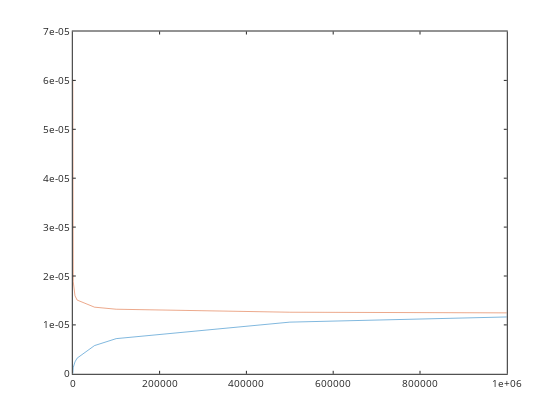

The notebook cell this image was saved under:
### Code cell
H=10.^-pHphreeqc;
H2CO3mod =(10^-3.5)*(10^-1.5);
HCO3mod = (H2CO3mod*(10^-6.3))./H;
CO3mod = (HCO3mod*(10^-10.3))./H;
CTmod=H2CO3mod+HCO3mod+CO3mod

plot(time,CT,time,CTmod)

SI_CO2=CTmod./CT
rate = (SI_CO2)-1

### Figure 1 — Plotly figure (JSON) as saved in the notebook; plotly's stock layout.template omitted (floating-point values rounded to 4 significant figures)
{"data": [{"line": {"color": "rgb(0,113,188)", "dash": "solid", "width": 0.5}, "marker": {"color": "rgb(0,113,188)", "line": {"color": "rgb(0,113,188)"}, "size": 6, "symbol": "none"}, "mode": "lines", "name": "", "showlegend": false, "type": "scatter", "visibility": true, "x": [0, 500, 1000, 5000, 10000, 50000, 100000, 500000, 1000000], "xaxis": "x", "y": [3.07e-100, 9.502e-07, 1.265e-06, 2.436e-06, 3.203e-06, 5.77e-06, 7.191e-06, 1.056e-05, 1.162e-05], "yaxis": "y"}, {"line": {"color": "rgb(216,82,24)", "dash": "solid", "width": 0.5}, "marker": {"color": "rgb(216,82,24)", "line": {"color": "rgb(216,82,24)"}, "size": 6, "symbol": "none"}, "mode": "lines", "name": "", "showlegend": false, "type": "scatter", "visibility": true, "x": [0, 500, 1000, 5000, 10000, 50000, 100000, 500000, 1000000], "xaxis": "x", "y": [6.014e-05, 2.054e-05, 1.884e-05, 1.596e-05, 1.508e-05, 1.363e-05, 1.32e-05, 1.259e-05, 1.246e-05], "yaxis": "y"}], "layout": {"height": 420, "hovermode": "closest", "margin": {"b": 0, "l": 0, "r": 0, "t": 0}, "plot_bgcolor": "rgba(0, 0, 0, 0)", "showlegend": false, "width": 560, "xaxis": {"anchor": "y", "autorange": false, "domain": [0.13, 0.905], "exponentformat": "none", "gridcolor": "rgba(38,38,38,0.15)", "gridwidth": 1, "linecolor": "rgb(38,38,38)", "linewidth": 1, "mirror": "ticks", "range": [0, 1000000], "showgrid": false, "showline": true, "side": "bottom", "spikedash": "solid", "spikemode": "across", "spikesides": false, "spikethickness": 1, "tickangle": 0, "tickcolor": "rgb(38,38,38)", "tickfont": {"color": "rgb(38,38,38)", "size": 10}, "ticklen": 3, "ticks": "inside", "ticktext": ["0", "200000", "400000", "600000", "800000", "1e+06"], "tickvals": [0, 200000, 400000, 600000, 800000, 1000000], "title": {"font": {"color": "rgb(0, 0, 0)", "size": 11}, "text": ""}, "type": "linear", "visible": true, "zeroline": false}, "yaxis": {"anchor": "x", "autorange": false, "domain": [0.11, 0.925], "exponentformat": "none", "gridcolor": "rgba(38,38,38,0.15)", "gridwidth": 1, "linecolor": "rgb(38,38,38)", "linewidth": 1, "mirror": "ticks", "range": [0, 7e-05], "showgrid": false, "showline": true, "side": "left", "spikedash": "solid", "spikemode": "across", "spikesides": false, "spikethickness": 1, "tickangle": 0, "tickcolor": "rgb(38,38,38)", "tickfont": {"color": "rgb(38,38,38)", "size": 10}, "ticklen": 3, "ticks": "inside", "ticktext": ["0", "1e-05", "2e-05", "3e-05", "4e-05", "5e-05", "6e-05", "7e-05"], "tickvals": [0, 1e-05, 2e-05, 3e-05, 4e-05, 5e-05, 6e-05, 7e-05], "title": {"font": {"color": "rgb(0, 0, 0)", "size": 11}, "text": ""}, "type": "linear", "visible": true, "zeroline": false}}}
